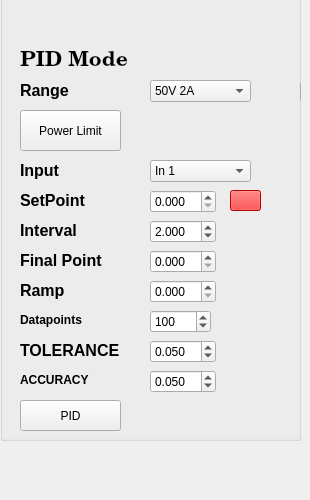
    <widget class="QWidget" name="tab_2">
     <attribute name="title">
      <string>OUTPUT 2</string>
     </attribute>
     <widget class="QGroupBox" name="groupBox_2">
      <property name="geometry">
       <rect>
        <x>0</x>
        <y>-50</y>
        <width>301</width>
        <height>491</height>
       </rect>
      </property>
      <property name="title">
       <string/>
      </property>
      <widget class="QLabel" name="label_21">
       <property name="geometry">
        <rect>
         <x>20</x>
         <y>130</y>
         <width>59</width>
         <height>21</height>
        </rect>
       </property>
       <property name="text">
        <string>&lt;html&gt;&lt;head/&gt;&lt;body&gt;&lt;p&gt;&lt;span style=&quot; font-size:12pt; font-weight:600;&quot;&gt;Range&lt;/span&gt;&lt;/p&gt;&lt;/body&gt;&lt;/html&gt;</string>
       </property>
      </widget>
      <widget class="QComboBox" name="comboBox_5">
       <property name="geometry">
        <rect>
         <x>150</x>
         <y>130</y>
         <width>101</width>
         <height>22</height>
        </rect>
       </property>
       <item>
        <property name="text">
         <string>50V 2A</string>
        </property>
       </item>
       <item>
        <property name="text">
         <string>50V .6A</string>
        </property>
       </item>
       <item>
        <property name="text">
         <string>50V .2A</string>
        </property>
       </item>
       <item>
        <property name="text">
         <string>20V 2A</string>
        </property>
       </item>
       <item>
        <property name="text">
         <string>20V .6A</string>
        </property>
       </item>
       <item>
        <property name="text">
         <string>20V .2A</string>
        </property>
       </item>
      </widget>
      <widget class="QComboBox" name="comboBox_6">
       <property name="geometry">
        <rect>
         <x>150</x>
         <y>210</y>
         <width>101</width>
         <height>22</height>
        </rect>
       </property>
       <item>
        <property name="text">
         <string>In 1</string>
        </property>
       </item>
       <item>
        <property name="text">
         <string>In 2</string>
        </property>
       </item>
       <item>
        <property name="text">
         <string>In 3</string>
        </property>
       </item>
       <item>
        <property name="text">
         <string>In 4</string>
        </property>
       </item>
       <item>
        <property name="text">
         <string>Select</string>
        </property>
       </item>
      </widget>
      <widget class="QLabel" name="label_24">
       <property name="geometry">
        <rect>
         <x>20</x>
         <y>210</y>
         <width>59</width>
         <height>21</height>
        </rect>
       </property>
       <property name="text">
        <string>&lt;html&gt;&lt;head/&gt;&lt;body&gt;&lt;p&gt;&lt;span style=&quot; font-size:12pt; font-weight:600;&quot;&gt;Input&lt;/span&gt;&lt;/p&gt;&lt;/body&gt;&lt;/html&gt;</string>
       </property>
      </widget>
      <widget class="QLabel" name="label_25">
       <property name="geometry">
        <rect>
         <x>20</x>
         <y>240</y>
         <width>81</width>
         <height>21</height>
        </rect>
       </property>
       <property name="text">
        <string>&lt;html&gt;&lt;head/&gt;&lt;body&gt;&lt;p&gt;&lt;span style=&quot; font-size:12pt; font-weight:600;&quot;&gt;SetPoint&lt;/span&gt;&lt;/p&gt;&lt;/body&gt;&lt;/html&gt;</string>
       </property>
      </widget>
      <widget class="QDoubleSpinBox" name="doubleSpinBox_16">
       <property name="geometry">
        <rect>
         <x>300</x>
         <y>130</y>
         <width>66</width>
         <height>23</height>
        </rect>
       </property>
      </widget>
      <widget class="QDoubleSpinBox" name="doubleSpinBox_17">
       <property name="geometry">
        <rect>
         <x>150</x>
         <y>240</y>
         <width>66</width>
         <height>23</height>
        </rect>
       </property>
       <property name="decimals">
        <number>3</number>
       </property>
       <property name="maximum">
        <double>1000.000000000000000</double>
       </property>
      </widget>
      <widget class="QDoubleSpinBox" name="doubleSpinBox_18">
       <property name="geometry">
        <rect>
         <x>150</x>
         <y>270</y>
         <width>66</width>
         <height>23</height>
        </rect>
       </property>
       <property name="decimals">
        <number>3</number>
       </property>
       <property name="minimum">
        <double>-1000.000000000000000</double>
       </property>
       <property name="maximum">
        <double>1000.000000000000000</double>
       </property>
       <property name="value">
        <double>2.000000000000000</double>
       </property>
      </widget>
      <widget class="QLabel" name="label_26">
       <property name="geometry">
        <rect>
         <x>20</x>
         <y>270</y>
         <width>81</width>
         <height>21</height>
        </rect>
       </property>
       <property name="text">
        <string>&lt;html&gt;&lt;head/&gt;&lt;body&gt;&lt;p&gt;&lt;span style=&quot; font-size:12pt; font-weight:600;&quot;&gt;Interval&lt;/span&gt;&lt;/p&gt;&lt;/body&gt;&lt;/html&gt;</string>
       </property>
      </widget>
      <widget class="QLabel" name="label_27">
       <property name="geometry">
        <rect>
         <x>20</x>
         <y>300</y>
         <width>101</width>
         <height>21</height>
        </rect>
       </property>
       <property name="text">
        <string>&lt;html&gt;&lt;head/&gt;&lt;body&gt;&lt;p&gt;&lt;span style=&quot; font-size:12pt; font-weight:600;&quot;&gt;Final Point&lt;/span&gt;&lt;/p&gt;&lt;/body&gt;&lt;/html&gt;</string>
       </property>
      </widget>
      <widget class="QDoubleSpinBox" name="doubleSpinBox_19">
       <property name="geometry">
        <rect>
         <x>150</x>
         <y>300</y>
         <width>66</width>
         <height>23</height>
        </rect>
       </property>
       <property name="decimals">
        <number>3</number>
       </property>
       <property name="maximum">
        <double>1000.000000000000000</double>
       </property>
      </widget>
      <widget class="QLabel" name="label_28">
       <property name="geometry">
        <rect>
         <x>20</x>
         <y>330</y>
         <width>101</width>
         <height>21</height>
        </rect>
       </property>
       <property name="text">
        <string>&lt;html&gt;&lt;head/&gt;&lt;body&gt;&lt;p&gt;&lt;span style=&quot; font-size:12pt; font-weight:600;&quot;&gt;Ramp&lt;/span&gt;&lt;/p&gt;&lt;/body&gt;&lt;/html&gt;</string>
       </property>
      </widget>
      <widget class="QDoubleSpinBox" name="doubleSpinBox_20">
       <property name="geometry">
        <rect>
         <x>150</x>
         <y>330</y>
         <width>66</width>
         <height>23</height>
        </rect>
       </property>
       <property name="decimals">
        <number>3</number>
       </property>
       <property name="maximum">
        <double>1000.000000000000000</double>
       </property>
      </widget>
      <widget class="QLabel" name="label_29">
       <property name="geometry">
        <rect>
         <x>20</x>
         <y>360</y>
         <width>101</width>
         <height>21</height>
        </rect>
       </property>
       <property name="text">
        <string>&lt;html&gt;&lt;head/&gt;&lt;body&gt;&lt;p&gt;&lt;span style=&quot; font-weight:600;&quot;&gt;Datapoints&lt;/span&gt;&lt;/p&gt;&lt;/body&gt;&lt;/html&gt;</string>
       </property>
      </widget>
      <widget class="QLabel" name="label_52">
       <property name="geometry">
        <rect>
         <x>20</x>
         <y>100</y>
         <width>111</width>
         <height>21</height>
        </rect>
       </property>
       <property name="font">
        <font>
         <family>Century Schoolbook L</family>
         <pointsize>16</pointsize>
         <weight>75</weight>
         <bold>true</bold>
        </font>
       </property>
       <property name="text">
        <string>PID Mode</string>
       </property>
      </widget>
      <widget class="QPushButton" name="out2mode_4">
       <property name="geometry">
        <rect>
         <x>150</x>
         <y>100</y>
         <width>51</width>
         <height>21</height>
        </rect>
       </property>
       <property name="styleSheet">
        <string notr="true">border-top: 3px transparent;
            border-bottom: 3px transparent;
            border-right: 10px transparent;
            border-left: 10px transparent;</string>
       </property>
       <property name="text">
        <string/>
       </property>
       <property name="icon">
        <iconset resource="resource.qrc">
         <normaloff>:/on-off.jpg</normaloff>:/on-off.jpg</iconset>
       </property>
       <property name="iconSize">
        <size>
         <width>71</width>
         <height>21</height>
        </size>
       </property>
      </widget>
      <widget class="QGroupBox" name="groupBox_7">
       <property name="geometry">
        <rect>
         <x>400</x>
         <y>490</y>
         <width>301</width>
         <height>531</height>
        </rect>
       </property>
       <property name="title">
        <string>Output2</string>
       </property>
       <widget class="QLabel" name="label_39">
        <property name="geometry">
         <rect>
          <x>20</x>
          <y>40</y>
          <width>111</width>
          <height>21</height>
         </rect>
        </property>
        <property name="font">
         <font>
          <family>Century Schoolbook L</family>
          <pointsize>16</pointsize>
          <weight>75</weight>
          <bold>true</bold>
         </font>
        </property>
        <property name="text">
         <string>Selection</string>
        </property>
       </widget>
       <widget class="QPushButton" name="out2mode_3">
        <property name="geometry">
         <rect>
          <x>150</x>
          <y>30</y>
          <width>61</width>
          <height>31</height>
         </rect>
        </property>
        <property name="styleSheet">
         <string notr="true">border-top: 3px transparent;
            border-bottom: 3px transparent;
            border-right: 10px transparent;
            border-left: 10px transparent;</string>
        </property>
        <property name="text">
         <string/>
        </property>
        <property name="icon">
         <iconset resource="resource.qrc">
          <normaloff>:/on-off.jpg</normaloff>:/on-off.jpg</iconset>
        </property>
        <property name="iconSize">
         <size>
          <width>81</width>
          <height>31</height>
         </size>
        </property>
       </widget>
       <widget class="QLabel" name="label_40">
        <property name="geometry">
         <rect>
          <x>20</x>
          <y>140</y>
          <width>59</width>
          <height>21</height>
         </rect>
        </property>
        <property name="text">
         <string>&lt;html&gt;&lt;head/&gt;&lt;body&gt;&lt;p&gt;&lt;span style=&quot; font-size:12pt; font-weight:600;&quot;&gt;Range&lt;/span&gt;&lt;/p&gt;&lt;/body&gt;&lt;/html&gt;</string>
        </property>
       </widget>
       <widget class="QComboBox" name="comboBox_9">
        <property name="geometry">
         <rect>
          <x>150</x>
          <y>140</y>
          <width>101</width>
          <height>22</height>
         </rect>
        </property>
        <item>
         <property name="text">
          <string>50V 2A</string>
         </property>
        </item>
        <item>
         <property name="text">
          <string>50V .6A</string>
         </property>
        </item>
        <item>
         <property name="text">
          <string>50V .2A</string>
         </property>
        </item>
        <item>
         <property name="text">
          <string>20V 2A</string>
         </property>
        </item>
        <item>
         <property name="text">
          <string>20V .6A</string>
         </property>
        </item>
        <item>
         <property name="text">
          <string>20V .2A</string>
         </property>
        </item>
       </widget>
       <widget class="QDoubleSpinBox" name="doubleSpinBox_26">
        <property name="geometry">
         <rect>
          <x>150</x>
          <y>170</y>
          <width>66</width>
          <height>23</height>
         </rect>
        </property>
        <property name="maximum">
         <double>1000.000000000000000</double>
        </property>
       </widget>
       <widget class="QLabel" name="label_41">
        <property name="geometry">
         <rect>
          <x>20</x>
          <y>170</y>
          <width>81</width>
          <height>21</height>
         </rect>
        </property>
        <property name="text">
         <string>&lt;html&gt;&lt;head/&gt;&lt;body&gt;&lt;p&gt;&lt;span style=&quot; font-size:12pt; font-weight:600;&quot;&gt;Low Lmt&lt;/span&gt;&lt;/p&gt;&lt;/body&gt;&lt;/html&gt;</string>
        </property>
       </widget>
       <widget class="QLabel" name="label_42">
        <property name="geometry">
         <rect>
          <x>20</x>
          <y>200</y>
          <width>81</width>
          <height>21</height>
         </rect>
        </property>
        <property name="text">
         <string>&lt;html&gt;&lt;head/&gt;&lt;body&gt;&lt;p&gt;&lt;span style=&quot; font-size:12pt; font-weight:600;&quot;&gt;High Lmt&lt;/span&gt;&lt;/p&gt;&lt;/body&gt;&lt;/html&gt;</string>
        </property>
       </widget>
       <widget class="QDoubleSpinBox" name="doubleSpinBox_27">
        <property name="geometry">
         <rect>
          <x>150</x>
          <y>200</y>
          <width>66</width>
          <height>23</height>
         </rect>
        </property>
        <property name="maximum">
         <double>1000.000000000000000</double>
        </property>
       </widget>
       <widget class="QComboBox" name="comboBox_10">
        <property name="geometry">
         <rect>
          <x>150</x>
          <y>230</y>
          <width>101</width>
          <height>22</height>
         </rect>
        </property>
        <item>
         <property name="text">
          <string>In 1</string>
         </property>
        </item>
        <item>
         <property name="text">
          <string>In 2</string>
         </property>
        </item>
        <item>
         <property name="text">
          <string>In 3</string>
         </property>
        </item>
        <item>
         <property name="text">
          <string>In 4</string>
         </property>
        </item>
        <item>
         <property name="text">
          <string>Select</string>
         </property>
        </item>
       </widget>
       <widget class="QLabel" name="label_43">
        <property name="geometry">
         <rect>
          <x>20</x>
          <y>230</y>
          <width>59</width>
          <height>21</height>
         </rect>
        </property>
        <property name="text">
         <string>&lt;html&gt;&lt;head/&gt;&lt;body&gt;&lt;p&gt;&lt;span style=&quot; font-size:12pt; font-weight:600;&quot;&gt;Input&lt;/span&gt;&lt;/p&gt;&lt;/body&gt;&lt;/html&gt;</string>
        </property>
       </widget>
       <widget class="QLabel" name="label_44">
        <property name="geometry">
         <rect>
          <x>20</x>
          <y>260</y>
          <width>81</width>
          <height>21</height>
         </rect>
        </property>
        <property name="text">
         <string>&lt;html&gt;&lt;head/&gt;&lt;body&gt;&lt;p&gt;&lt;span style=&quot; font-size:12pt; font-weight:600;&quot;&gt;SetPoint&lt;/span&gt;&lt;/p&gt;&lt;/body&gt;&lt;/html&gt;</string>
        </property>
       </widget>
       <widget class="QDoubleSpinBox" name="doubleSpinBox_28">
        <property name="geometry">
         <rect>
          <x>300</x>
          <y>130</y>
          <width>66</width>
          <height>23</height>
         </rect>
        </property>
       </widget>
       <widget class="QDoubleSpinBox" name="doubleSpinBox_29">
        <property name="geometry">
         <rect>
          <x>150</x>
          <y>260</y>
          <width>66</width>
          <height>23</height>
         </rect>
        </property>
        <property name="maximum">
         <double>1000.000000000000000</double>
        </property>
       </widget>
       <widget class="QDoubleSpinBox" name="doubleSpinBox_30">
        <property name="geometry">
         <rect>
          <x>150</x>
          <y>290</y>
          <width>66</width>
          <height>23</height>
         </rect>
        </property>
        <property name="maximum">
         <double>1000.000000000000000</double>
        </property>
       </widget>
       <widget class="QLabel" name="label_48">
        <property name="geometry">
         <rect>
          <x>20</x>
          <y>290</y>
          <width>81</width>
          <height>21</height>
         </rect>
        </property>
        <property name="text">
         <string>&lt;html&gt;&lt;head/&gt;&lt;body&gt;&lt;p&gt;&lt;span style=&quot; font-size:12pt; font-weight:600;&quot;&gt;Interval&lt;/span&gt;&lt;/p&gt;&lt;/body&gt;&lt;/html&gt;</string>
        </property>
       </widget>
       <widget class="QLabel" name="label_49">
        <property name="geometry">
         <rect>
          <x>20</x>
          <y>320</y>
          <width>101</width>
          <height>21</height>
         </rect>
        </property>
        <property name="text">
         <string>&lt;html&gt;&lt;head/&gt;&lt;body&gt;&lt;p&gt;&lt;span style=&quot; font-size:12pt; font-weight:600;&quot;&gt;Final Point&lt;/span&gt;&lt;/p&gt;&lt;/body&gt;&lt;/html&gt;</string>
        </property>
       </widget>
       <widget class="QDoubleSpinBox" name="doubleSpinBox_31">
        <property name="geometry">
         <rect>
          <x>150</x>
          <y>320</y>
          <width>66</width>
          <height>23</height>
         </rect>
        </property>
        <property name="maximum">
         <double>1000.000000000000000</double>
        </property>
       </widget>
       <widget class="QLabel" name="label_50">
        <property name="geometry">
         <rect>
          <x>20</x>
          <y>350</y>
          <width>101</width>
          <height>21</height>
         </rect>
        </property>
        <property name="text">
         <string>&lt;html&gt;&lt;head/&gt;&lt;body&gt;&lt;p&gt;&lt;span style=&quot; font-size:12pt; font-weight:600;&quot;&gt;Ramp&lt;/span&gt;&lt;/p&gt;&lt;/body&gt;&lt;/html&gt;</string>
        </property>
       </widget>
       <widget class="QDoubleSpinBox" name="doubleSpinBox_32">
        <property name="geometry">
         <rect>
          <x>150</x>
          <y>350</y>
          <width>66</width>
          <height>23</height>
         </rect>
        </property>
        <property name="maximum">
         <double>1000.000000000000000</double>
        </property>
       </widget>
       <widget class="QLabel" name="label_51">
        <property name="geometry">
         <rect>
          <x>20</x>
          <y>380</y>
          <width>101</width>
          <height>21</height>
         </rect>
        </property>
        <property name="text">
         <string>&lt;html&gt;&lt;head/&gt;&lt;body&gt;&lt;p&gt;&lt;span style=&quot; font-size:12pt; font-weight:600;&quot;&gt;Hold&lt;/span&gt;&lt;/p&gt;&lt;/body&gt;&lt;/html&gt;</string>
        </property>
       </widget>
       <widget class="QDoubleSpinBox" name="doubleSpinBox_33">
        <property name="geometry">
         <rect>
          <x>150</x>
          <y>380</y>
          <width>66</width>
          <height>23</height>
         </rect>
        </property>
        <property name="maximum">
         <double>1000.000000000000000</double>
        </property>
       </widget>
       <widget class="QDoubleSpinBox" name="doubleSpinBox_34">
        <property name="geometry">
         <rect>
          <x>30</x>
          <y>420</y>
          <width>66</width>
          <height>23</height>
         </rect>
        </property>
        <property name="maximum">
         <double>1000.000000000000000</double>
        </property>
       </widget>
       <widget class="QDoubleSpinBox" name="doubleSpinBox_35">
        <property name="geometry">
         <rect>
          <x>120</x>
          <y>420</y>
          <width>66</width>
          <height>23</height>
         </rect>
        </property>
        <property name="maximum">
         <double>1000.000000000000000</double>
        </property>
       </widget>
       <widget class="QDoubleSpinBox" name="doubleSpinBox_36">
        <property name="geometry">
         <rect>
          <x>220</x>
          <y>420</y>
          <width>66</width>
          <height>23</height>
         </rect>
        </property>
        <property name="maximum">
         <double>1000.000000000000000</double>
        </property>
       </widget>
       <widget class="QLabel" name="label_60">
        <property name="geometry">
         <rect>
          <x>10</x>
          <y>420</y>
          <width>16</width>
          <height>21</height>
         </rect>
        </property>
        <property name="text">
         <string>&lt;html&gt;&lt;head/&gt;&lt;body&gt;&lt;p&gt;&lt;span style=&quot; font-size:12pt; font-weight:600;&quot;&gt;P&lt;/span&gt;&lt;/p&gt;&lt;/body&gt;&lt;/html&gt;</string>
        </property>
       </widget>
       <widget class="QLabel" name="label_61">
        <property name="geometry">
         <rect>
          <x>110</x>
          <y>420</y>
          <width>16</width>
          <height>21</height>
         </rect>
        </property>
        <property name="text">
         <string>&lt;html&gt;&lt;head/&gt;&lt;body&gt;&lt;p&gt;&lt;span style=&quot; font-size:12pt; font-weight:600;&quot;&gt;I&lt;/span&gt;&lt;/p&gt;&lt;/body&gt;&lt;/html&gt;</string>
        </property>
       </widget>
       <widget class="QLabel" name="label_62">
        <property name="geometry">
         <rect>
          <x>200</x>
          <y>420</y>
          <width>20</width>
          <height>21</height>
         </rect>
        </property>
        <property name="text">
         <string>&lt;html&gt;&lt;head/&gt;&lt;body&gt;&lt;p&gt;&lt;span style=&quot; font-size:12pt; font-weight:600;&quot;&gt;D&lt;/span&gt;&lt;/p&gt;&lt;/body&gt;&lt;/html&gt;</string>
        </property>
       </widget>
       <widget class="QLabel" name="label_63">
        <property name="geometry">
         <rect>
          <x>20</x>
          <y>90</y>
          <width>111</width>
          <height>21</height>
         </rect>
        </property>
        <property name="font">
         <font>
          <family>Century Schoolbook L</family>
          <pointsize>16</pointsize>
          <weight>75</weight>
          <bold>true</bold>
         </font>
        </property>
        <property name="text">
         <string>PID Mode</string>
        </property>
       </widget>
       <widget class="QPushButton" name="out2mode_7">
        <property name="geometry">
         <rect>
          <x>150</x>
          <y>80</y>
          <width>61</width>
          <height>31</height>
         </rect>
        </property>
        <property name="styleSheet">
         <string notr="true">border-top: 3px transparent;
            border-bottom: 3px transparent;
            border-right: 10px transparent;
            border-left: 10px transparent;</string>
        </property>
        <property name="text">
         <string/>
        </property>
        <property name="icon">
         <iconset resource="resource.qrc">
          <normaloff>:/on-off.jpg</normaloff>:/on-off.jpg</iconset>
        </property>
        <property name="iconSize">
         <size>
          <width>81</width>
          <height>31</height>
         </size>
        </property>
       </widget>
      </widget>
      <widget class="QPushButton" name="pushButton_4">
       <property name="geometry">
        <rect>
         <x>240</x>
         <y>840</y>
         <width>41</width>
         <height>41</height>
        </rect>
       </property>
       <property name="sizePolicy">
        <sizepolicy hsizetype="Minimum" vsizetype="Fixed">
         <horstretch>8</horstretch>
         <verstretch>0</verstretch>
        </sizepolicy>
       </property>
       <property name="styleSheet">
        <string notr="true">background-color:red;</string>
       </property>
       <property name="text">
        <string/>
       </property>
      </widget>
      <widget class="QLabel" name="label_64">
       <property name="geometry">
        <rect>
         <x>90</x>
         <y>810</y>
         <width>111</width>
         <height>21</height>
        </rect>
       </property>
       <property name="text">
        <string>&lt;html&gt;&lt;head/&gt;&lt;body&gt;&lt;p&gt;&lt;span style=&quot; font-size:12pt; font-weight:600;&quot;&gt;TOLERANCE&lt;/span&gt;&lt;/p&gt;&lt;/body&gt;&lt;/html&gt;</string>
       </property>
      </widget>
      <widget class="QLabel" name="label_65">
       <property name="geometry">
        <rect>
         <x>90</x>
         <y>850</y>
         <width>111</width>
         <height>21</height>
        </rect>
       </property>
       <property name="text">
        <string>&lt;html&gt;&lt;head/&gt;&lt;body&gt;&lt;p&gt;&lt;span style=&quot; font-size:12pt; font-weight:600;&quot;&gt;Stable&lt;/span&gt;&lt;/p&gt;&lt;/body&gt;&lt;/html&gt;</string>
       </property>
      </widget>
      <widget class="QDoubleSpinBox" name="doubleSpinBox_37">
       <property name="geometry">
        <rect>
         <x>220</x>
         <y>810</y>
         <width>66</width>
         <height>23</height>
        </rect>
       </property>
       <property name="maximum">
        <double>1000.000000000000000</double>
       </property>
      </widget>
      <widget class="QDoubleSpinBox" name="doubleSpinBox_38">
       <property name="geometry">
        <rect>
         <x>150</x>
         <y>390</y>
         <width>66</width>
         <height>23</height>
        </rect>
       </property>
       <property name="decimals">
        <number>3</number>
       </property>
       <property name="maximum">
        <double>1000.000000000000000</double>
       </property>
       <property name="value">
        <double>0.050000000000000</double>
       </property>
      </widget>
      <widget class="QLabel" name="label_66">
       <property name="geometry">
        <rect>
         <x>20</x>
         <y>390</y>
         <width>111</width>
         <height>21</height>
        </rect>
       </property>
       <property name="text">
        <string>&lt;html&gt;&lt;head/&gt;&lt;body&gt;&lt;p&gt;&lt;span style=&quot; font-size:12pt; font-weight:600;&quot;&gt;TOLERANCE&lt;/span&gt;&lt;/p&gt;&lt;/body&gt;&lt;/html&gt;</string>
       </property>
      </widget>
      <widget class="QPushButton" name="pushButton_5">
       <property name="geometry">
        <rect>
         <x>230</x>
         <y>240</y>
         <width>31</width>
         <height>21</height>
        </rect>
       </property>
       <property name="sizePolicy">
        <sizepolicy hsizetype="Minimum" vsizetype="Fixed">
         <horstretch>8</horstretch>
         <verstretch>0</verstretch>
        </sizepolicy>
       </property>
       <property name="styleSheet">
        <string notr="true">background-color:red;</string>
       </property>
       <property name="text">
        <string/>
       </property>
      </widget>
      <widget class="QPushButton" name="out2mode">
       <property name="geometry">
        <rect>
         <x>20</x>
         <y>60</y>
         <width>61</width>
         <height>31</height>
        </rect>
       </property>
       <property name="styleSheet">
        <string notr="true">border-top: 3px transparent;
            border-bottom: 3px transparent;
            border-right: 10px transparent;
            border-left: 10px transparent;</string>
       </property>
       <property name="text">
        <string/>
       </property>
       <property name="icon">
        <iconset resource="resource.qrc">
         <normaloff>:/on-off.jpg</normaloff>:/on-off.jpg</iconset>
       </property>
       <property name="iconSize">
        <size>
         <width>81</width>
         <height>31</height>
        </size>
       </property>
      </widget>
      <widget class="QSpinBox" name="spinBox_2">
       <property name="geometry">
        <rect>
         <x>150</x>
         <y>360</y>
         <width>61</width>
         <height>23</height>
        </rect>
       </property>
       <property name="correctionMode">
        <enum>QAbstractSpinBox::CorrectToNearestValue</enum>
       </property>
       <property name="maximum">
        <number>1000</number>
       </property>
       <property name="value">
        <number>100</number>
       </property>
      </widget>
      <widget class="QLabel" name="label_99">
       <property name="geometry">
        <rect>
         <x>20</x>
         <y>420</y>
         <width>111</width>
         <height>21</height>
        </rect>
       </property>
       <property name="text">
        <string>&lt;html&gt;&lt;head/&gt;&lt;body&gt;&lt;p&gt;&lt;span style=&quot; font-weight:600;&quot;&gt;ACCURACY&lt;/span&gt;&lt;/p&gt;&lt;/body&gt;&lt;/html&gt;</string>
       </property>
      </widget>
      <widget class="QDoubleSpinBox" name="accuracy2">
       <property name="geometry">
        <rect>
         <x>150</x>
         <y>420</y>
         <width>66</width>
         <height>23</height>
        </rect>
       </property>
       <property name="decimals">
        <number>3</number>
       </property>
       <property name="maximum">
        <double>1000.000000000000000</double>
       </property>
       <property name="value">
        <double>0.050000000000000</double>
       </property>
      </widget>
      <widget class="QPushButton" name="powlmt2">
       <property name="geometry">
        <rect>
         <x>20</x>
         <y>160</y>
         <width>101</width>
         <height>41</height>
        </rect>
       </property>
       <property name="text">
        <string>Power Limit</string>
       </property>
      </widget>
      <widget class="QPushButton" name="pidctrl2">
       <property name="geometry">
        <rect>
         <x>20</x>
         <y>450</y>
         <width>101</width>
         <height>31</height>
        </rect>
       </property>
       <property name="text">
        <string>PID</string>
       </property>
      </widget>
     </widget>
    </widget>
